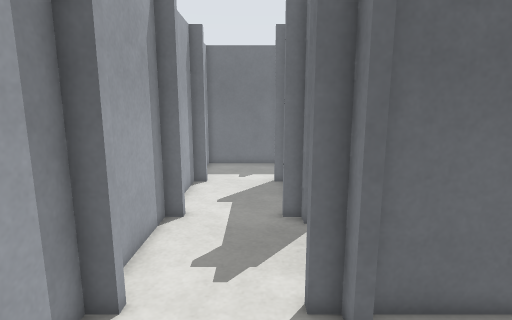
[1] (above)

20 first-person views from a walk through a Gazebo world. The camera is 1.2 m above the floor, tilts 10° down and sees 80° across. The floor is counted in squares, 0.25 m on a side. Each view is taken from the middle of a square. On the plan, view 1 faces up. The plan holds only what a view shows up to about 20 squares ahead; the rest is blank. The place goes on beyond the plan.

[2]
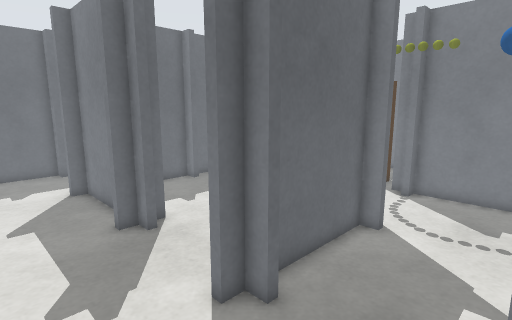

[3]
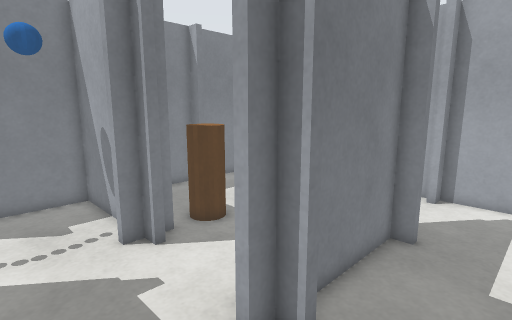

[4]
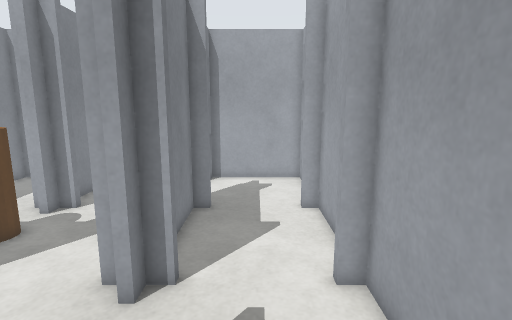

[5]
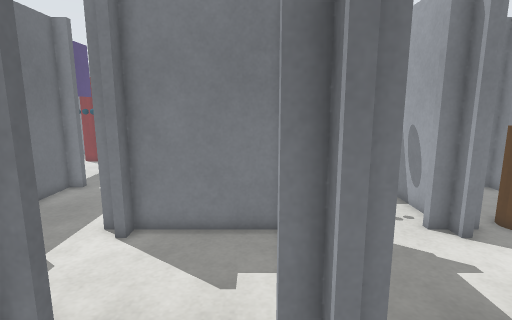

[6]
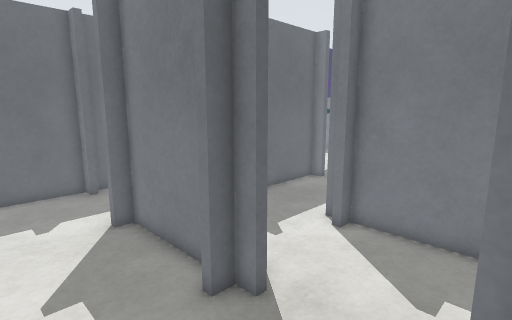

[7]
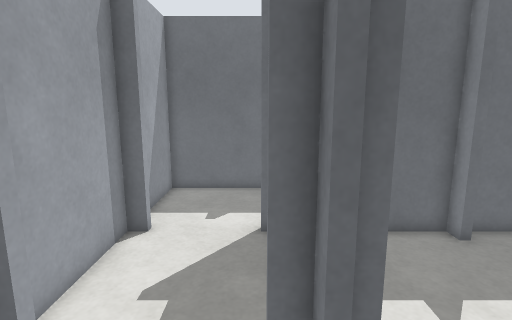

[8]
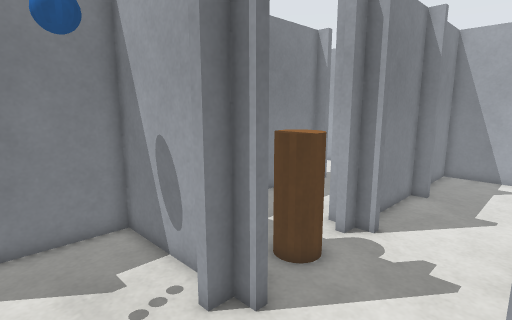

[9]
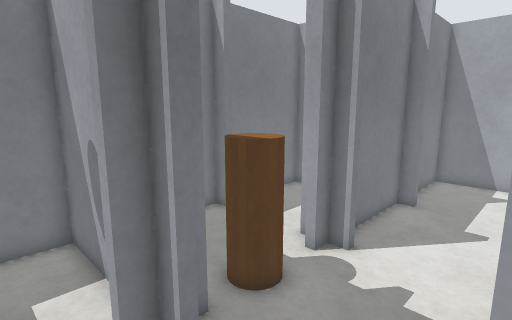

[10]
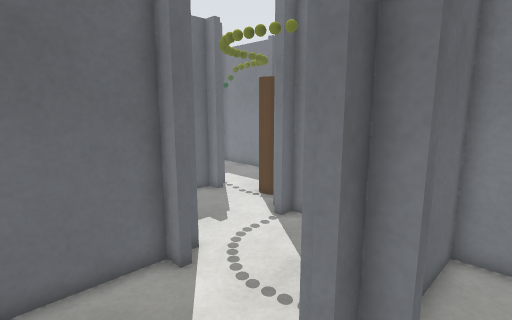

[11]
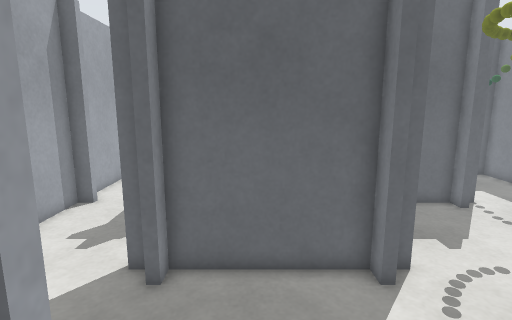

[12]
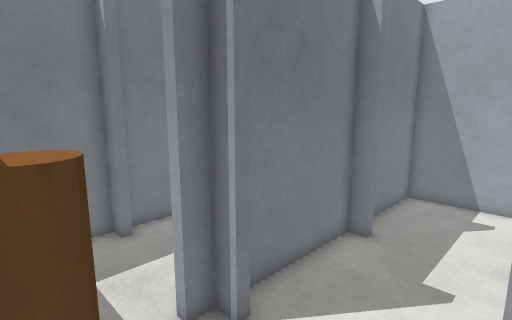

[13]
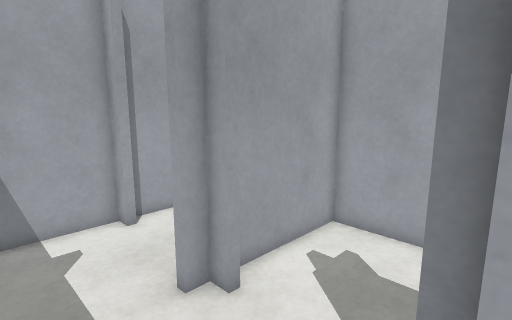

[14]
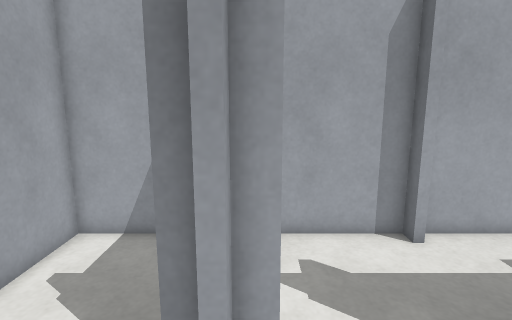

[15]
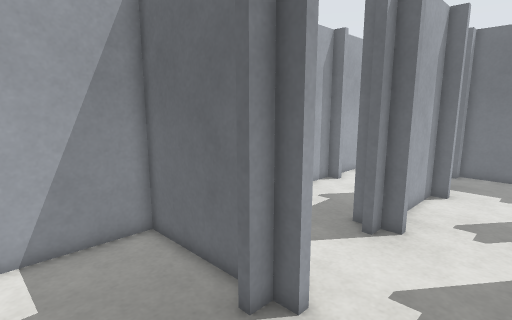

[16]
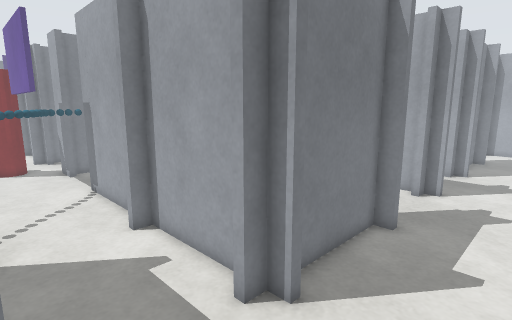

[17]
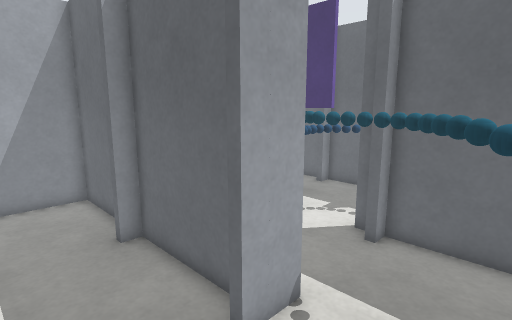

[18]
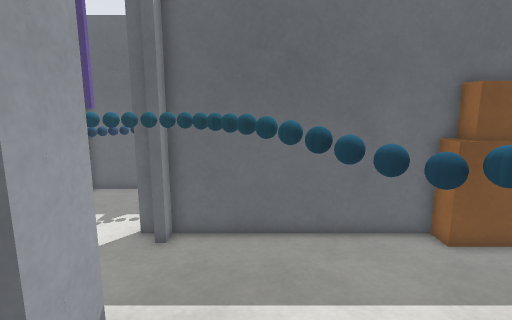

[19]
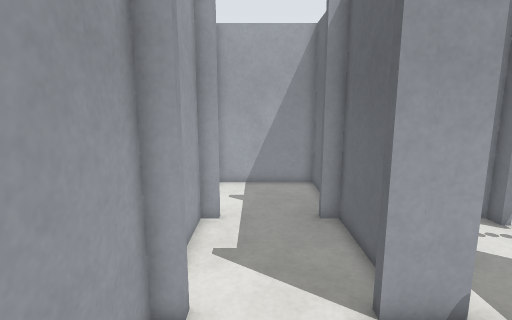

[20]
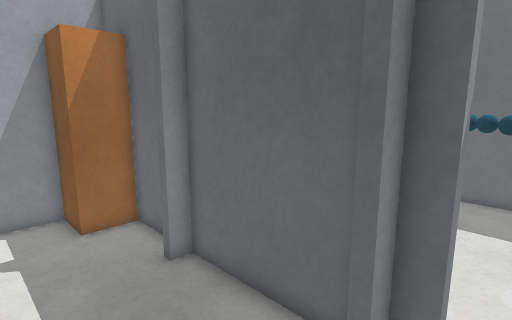

### Floor plan
Key: @ floor where view 1 was taken; # wall or solid block; . floor; P pillar; B yellow ball; L blue ball; C cyan ball; R orange box; O other object.
Columns run from 4 left of view 1 to 20 right of it. Each row starts with its distance up from view 1.
 35           O
 34         ##O
 33         .OO            RR
 32       ##.OO ###########RR
 31        ..O  ##.........RR
 30         ..  ............
 29            OCCC.........
 28            ...CC........
 27             ...CC......
 26 ##############. CC...
 25 #.....#.....##   LL..
 24 #.................LO..
 23 #..................OO...
 22 #...................CO###
 21 #....................OO #
 20 #.....###############.O.#
 19 #.....#  ############.O #
 18 #.....#  R...........
 17 #.....#RRR.........
 16 #.....#...........
 15 #.....#.........      O
 14 #.....#..... #       .
 13 #.....##....##   ####.O
 12 #.....#..... #   ..#..O
 11 #........... #  .....
 10 #........... #  ..OOOO
  9 #........... # ..OOOPP
  8 #........... #..OO #
  7 #.....########..B.##
  6 #.....########..O.##
  5 # ..............O..#
  4 #  .............O. #
  3 #  ..............LL#
  2 #................LL#
  1 #.....#.....##.....#
  0 #...@.##....########
 -1 #.....#.....##.....#
 -2 #.....#.....PP.....#
 -3 #.....#.....PPP....#
 -4 #.....#......P.....#
 -5 #.....#.....##.....#
 -6 #.....##....##.....#
 -7 #.....#.....# .....#
 -8 #...........#  ....#
 -9 #...........#  ....#
-10 #...........#   ...#
-11 #...........#    ..#
-12 ########....#      #
-13 ########....#     ##
-14 #...........#
-15 #...........#
-16 #...........#
-17 #...........#
-18 #...........#
-19 #############

Positions as (right, up) in squares from view 1, and headings:
1: (0, 0), facing up
2: (-3, 1), facing up-right
3: (-2, 5), facing down-right
4: (-1, 8), facing down
5: (-3, 8), facing right
6: (-3, 7), facing up-right
7: (1, 8), facing up
8: (3, 5), facing down-right
9: (3, 3), facing down-right
10: (4, -2), facing up-right
11: (5, -2), facing up
12: (3, -2), facing down-right
13: (7, -6), facing down-left
14: (7, -12), facing left
15: (7, -18), facing up-left
16: (-3, 25), facing down-right
17: (13, 21), facing up-left
18: (12, 21), facing up
19: (15, 22), facing left
20: (17, 14), facing up-left
